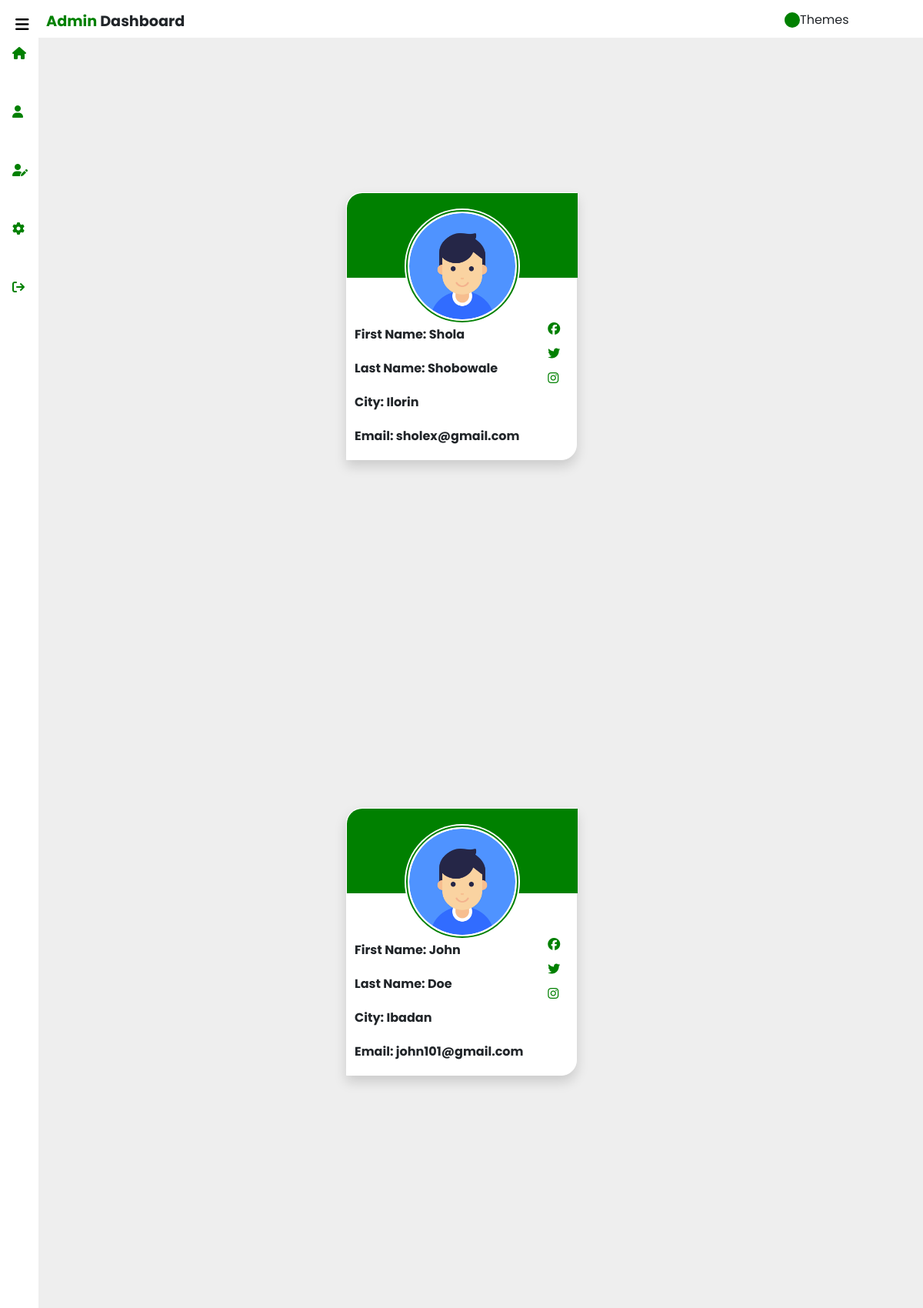
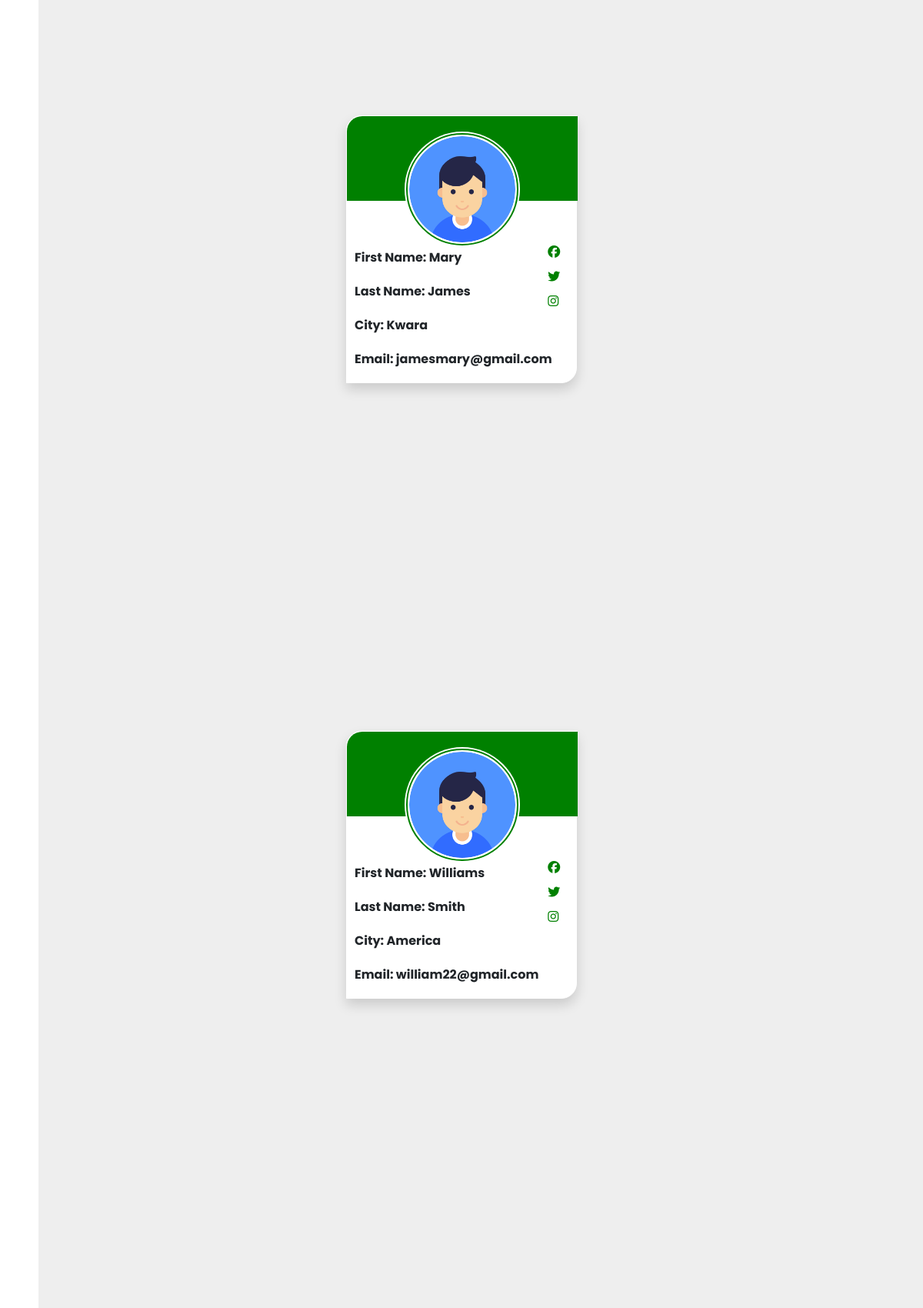
The page /users.php (upper part) on the database its author committed (2 pictures, top to bottom).
### tables this page shows
CREATE TABLE `users` (
  `id` int(11) NOT NULL,
  `fName` tinytext NOT NULL,
  `lName` tinytext NOT NULL,
  `city` tinytext NOT NULL,
  `email` longtext NOT NULL,
  `tel` bigint(20) NOT NULL,
  `Imgstatus` int(11) NOT NULL DEFAULT 0,
  `upload` tinytext NOT NULL DEFAULT 'Pending'
);

### users.php (the view, shortened to what this page needs)
<?php
  require("header.php");
?>
<body>
                <?php
                    $id = $_GET['id'];
                    if (!$id) {
                       $sql = "SELECT * FROM users";
                    } else {
                        $sql = "SELECT * FROM users WHERE id =".$id."";
                    }
                    $result = mysqli_query($conn, $sql);
                    $resultChecker = mysqli_num_rows($result);
                    if ($resultChecker > 0) {
                      while ($row = mysqli_fetch_assoc($result)) {
                        $id = $row['id'];
                        $fName = $row['fName'];
                        $lName = $row['lName'];
                        $city = $row['city'];
                        $email = $row['email'];
                        $status = $row['Imgstatus'];
                        if ($status == 0) {
                            echo '<div class="container-fluid">
                            <div class="photo-card-container d-flex align-items-center justify-content-center">
                                <div class="photo-card shadow">
                            <div class="img-sec">
                            <img src="images/default.png" alt="Profile Photo">
                        </div>';
                        } else {
                            $img = "images/profile".$id."*";
                            $imgSearch = glob($img);
                            echo '<div class="container-fluid">
                        <div class="photo-card-container d-flex align-items-center justify-content-center">
                         <div class="photo-card shadow">
                            <div class="img-sec">
                            <img src="'.$imgSearch[0].'" alt="Profile Photo">
                        </div>';
                        }
                        echo '<div class="info-sec">
                        <p class="first-name">First Name: <span>'.$fName.'</span></p>
                        <p class="last-name">Last Name: <span>'.$lName.'</span></p>
                        <p class="city-name">City: <span>'.$city.'</span></p>
                        <p class="email">Email: <span>'.$email.'</span></p>
                    </div>
                    <div class="social-links">
                        <i class="fa-brands fa-facebook"></i>
                        <i class="fa-brands fa-twitter"></i>
                        <i class="fa-brands fa-instagram"></i>
                    </div>
                </div>
            </div>
        </div>';
                      }
                    }
                ?>
    <?php
  require("footer.php");
?>

### header.php (shortened to what this page needs)
<html lang="en">
<head>
  	<link href="https://cdn.jsdelivr.net/npm/bootstrap@5.1.3/dist/css/bootstrap.min.css" rel="stylesheet">
    <link rel="stylesheet" href="style.css">
</head>
<body>
    <div class="sidebar active">
        <div class="logo-content">
            <i class="fa-solid fa-bars" id="btn"></i>
        </div>
        <ul class="nav-list">
            <li>
                <a href="index.php">
                    <i class="fa-solid fa-house"></i>
                </a>
            </li>
            <li>
                <a href="users.php?id">
                    <i class="fa-solid fa-user"></i>
                </a>
            </li>
            <li>
                <a href="register.php">
                    <i class="fa-solid fa-user-pen"></i>
                </a>
            </li>
            <li>
                <a href="">
                    <i class="fa-solid fa-gear"></i>
                </a>
            </li>
            <li>
                <a href="">
                    <i class="fa-solid fa-arrow-right-from-bracket"></i>
                </a>
            </li>
        </ul>
    </div>
    <header>
      <div class="header">
          <div class="header-text">
            <p><span>Admin</span> Dashboard</p>
          </div>
          <div class="themes">
            <div class="current">
            <div class="green"></div> Themes
            </div>
          </div>
      </div>
    </header>

### footer.php (shortened to what this page needs)
</body>
</html>

### style.css (style rules this page uses)
:root { --grey: #eee; --white: #fff; --green: green; --black: #000000; }
* { margin: 0; padding: 0; box-sizing: border-box; font-family: 'Poppins', sans-serif; }
body { background-color: var(--grey); position: relative; }
.sidebar { background-color: var(--white); position: fixed; top: 0; left: 0; height: 100%; width: 220px; padding: 6px 15px; z-index: 3; }
.sidebar.active { width: 50px; }
.sidebar .logo-content #btn { position: absolute; left: 85%; top: 22px; height: 50px; color: var(--black); font-size: 20px; cursor: pointer; }
.sidebar.active #btn { left: 40%; }
.sidebar ul { margin-top: 20px; margin-left: -28px; }
.sidebar ul li { position: relative; list-style: none; margin: 25px 0; padding: 10px; width: 100%; }
.sidebar ul li a { display: flex; text-decoration: none; color: var(--green); text-align: center; }
.sidebar.active ul li { margin-top: 50px; padding: 5px; margin-left: -8px; }
header { position: fixed; width: 100%; height: 50px; background-color: var(--white); margin-top: -25px; z-index: 2; }
.header .header-text { font-size: larger; font-weight: bold; display: flex; align-items: center; padding: 15px 60px; }
.header .header-text p { text-align: center; }
.header .header-text p span { color: var(--green); }
.themes { position: absolute; top: 15px; left: 85%; }
.themes .current { display: flex; align-items: center; }
.themes .green, .themes .red, .themes .blue, .themes .violet { width: 20px; height: 20px; border-radius: 50%; }
.themes .green { background-color: green; }
::placeholder { padding-left: 0px; }
.photo-card-container { min-height: 100vh; }
.photo-card { position: relative; width: 300px; border: 1px solid var(--white); border-radius:20px 0 20px 0; background-color: var(--white); cursor: pointer; }
.photo-card::before { content: ""; position: absolute; top: 0; left: 0; width: 300px; height: 110px; border-top-left-radius: 20px; background: var(--green); z-index: 0; }
.photo-card .img-sec { position: absolute; top: 20px; left: 75px; display: grid; place-items: center; width: 150px; height: 150px; border-radius: 50%; background-color: var(--white); }
.photo-card .img-sec img { width: 95%; height: 95%; border-radius: 50%; object-fit: cover; outline: 2px solid var(--green); border: 2px solid var(--white); }
.photo-card .info-sec { font-weight: bold; line-height: 28px; margin-top: 170px; padding-left: 10px; }
.photo-card .social-links { position: absolute; top: 160px; left: 85%; display: flex; flex-direction: column; }
.photo-card .social-links i { padding: 8px; color: var(--green); transition: all ease .5s; cursor: pointer; }

### rows shown on the page
users: Imgstatus 0 (drawn), fName "Shola", lName "Shobowale", city "Ilorin", email "sholex@gmail.com"
users: Imgstatus 0 (drawn), fName "John", lName "Doe", city "Ibadan", email "john101@gmail.com"
users: Imgstatus 0 (drawn), fName "Mary", lName "James", city "Kwara", email "jamesmary@gmail.com"
users: Imgstatus 0 (drawn), fName "Williams", lName "Smith", city "America", email "william22@gmail.com"
